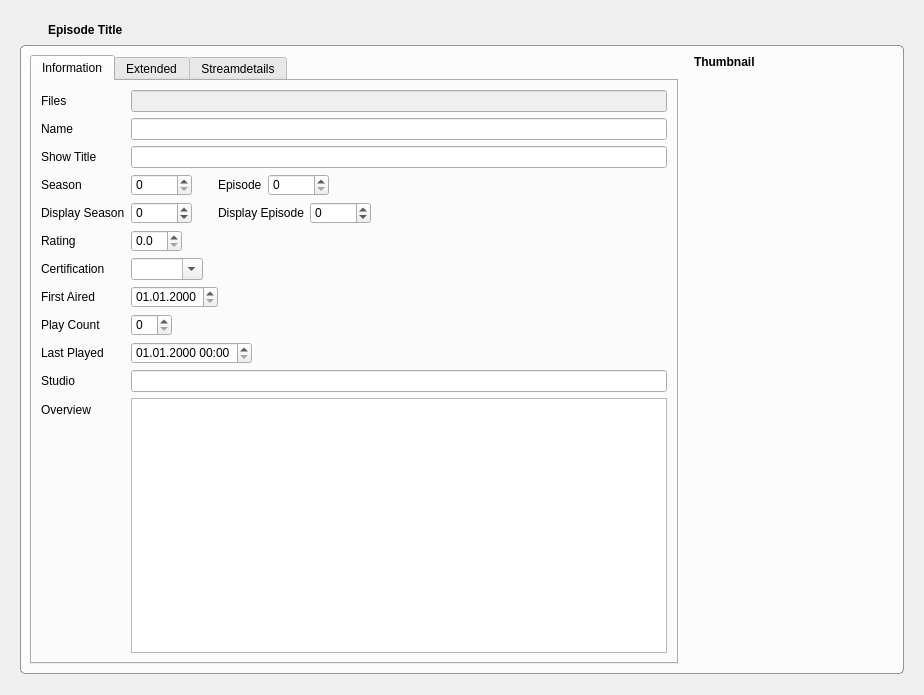
<?xml version="1.0" encoding="UTF-8"?>
<ui version="4.0">
 <class>TvShowWidgetEpisode</class>
 <widget class="QWidget" name="TvShowWidgetEpisode">
  <property name="geometry">
   <rect>
    <x>0</x>
    <y>0</y>
    <width>924</width>
    <height>695</height>
   </rect>
  </property>
  <property name="windowTitle">
   <string>Form</string>
  </property>
  <layout class="QVBoxLayout" name="verticalLayout" stretch="0,1">
   <property name="spacing">
    <number>5</number>
   </property>
   <property name="leftMargin">
    <number>20</number>
   </property>
   <property name="topMargin">
    <number>20</number>
   </property>
   <property name="rightMargin">
    <number>20</number>
   </property>
   <property name="bottomMargin">
    <number>21</number>
   </property>
   <item>
    <layout class="QHBoxLayout" name="horizontalLayout_3">
     <item>
      <widget class="QToolButton" name="buttonRevert">
       <property name="cursor">
        <cursorShape>PointingHandCursor</cursorShape>
       </property>
       <property name="toolTip">
        <string>Episode has changed. Click to revert changes.</string>
       </property>
       <property name="styleSheet">
        <string notr="true">QToolButton {
	border: none;
}</string>
       </property>
       <property name="text">
        <string/>
       </property>
       <property name="icon">
        <iconset resource="../MediaElch.qrc">
         <normaloff>:/img/arrow_circle_left.png</normaloff>:/img/arrow_circle_left.png</iconset>
       </property>
      </widget>
     </item>
     <item>
      <widget class="QLabel" name="episodeName">
       <property name="font">
        <font>
         <weight>75</weight>
         <bold>true</bold>
        </font>
       </property>
       <property name="text">
        <string>Episode Title</string>
       </property>
       <property name="indent">
        <number>4</number>
       </property>
      </widget>
     </item>
     <item>
      <spacer name="horizontalSpacer_3">
       <property name="orientation">
        <enum>Qt::Horizontal</enum>
       </property>
       <property name="sizeHint" stdset="0">
        <size>
         <width>40</width>
         <height>20</height>
        </size>
       </property>
      </spacer>
     </item>
     <item>
      <widget class="MediaFlags" name="mediaFlags" native="true"/>
     </item>
    </layout>
   </item>
   <item>
    <widget class="QGroupBox" name="groupBox_3">
     <property name="styleSheet">
      <string notr="true">QGroupBox {
	border: 1px solid rgba(0, 0, 0, 100);
	border-radius: 5px;
	background-color: rgba(255, 255, 255, 200);
}</string>
     </property>
     <property name="title">
      <string/>
     </property>
     <layout class="QHBoxLayout" name="horizontalLayout_2">
      <item>
       <widget class="QTabWidget" name="tabWidget">
        <property name="focusPolicy">
         <enum>Qt::NoFocus</enum>
        </property>
        <property name="currentIndex">
         <number>0</number>
        </property>
        <widget class="QWidget" name="tab1">
         <attribute name="title">
          <string>Information</string>
         </attribute>
         <layout class="QVBoxLayout" name="verticalLayout_2">
          <item>
           <layout class="QFormLayout" name="formLayout">
            <property name="fieldGrowthPolicy">
             <enum>QFormLayout::ExpandingFieldsGrow</enum>
            </property>
            <property name="rowWrapPolicy">
             <enum>QFormLayout::WrapLongRows</enum>
            </property>
            <item row="0" column="0">
             <widget class="QLabel" name="label">
              <property name="text">
               <string>Files</string>
              </property>
             </widget>
            </item>
            <item row="0" column="1">
             <widget class="QLineEdit" name="files">
              <property name="enabled">
               <bool>false</bool>
              </property>
             </widget>
            </item>
            <item row="1" column="0">
             <widget class="QLabel" name="label_2">
              <property name="text">
               <string>Name</string>
              </property>
             </widget>
            </item>
            <item row="1" column="1">
             <widget class="QLineEdit" name="name"/>
            </item>
            <item row="2" column="0">
             <widget class="QLabel" name="label_3">
              <property name="text">
               <string>Show Title</string>
              </property>
             </widget>
            </item>
            <item row="2" column="1">
             <widget class="QLineEdit" name="showTitle"/>
            </item>
            <item row="3" column="0">
             <widget class="QLabel" name="label_6">
              <property name="text">
               <string>Season</string>
              </property>
             </widget>
            </item>
            <item row="3" column="1">
             <layout class="QHBoxLayout" name="horizontalLayout_6">
              <item>
               <widget class="QSpinBox" name="season">
                <property name="maximum">
                 <number>99999</number>
                </property>
               </widget>
              </item>
              <item>
               <spacer name="horizontalSpacer_4">
                <property name="orientation">
                 <enum>Qt::Horizontal</enum>
                </property>
                <property name="sizeType">
                 <enum>QSizePolicy::Fixed</enum>
                </property>
                <property name="sizeHint" stdset="0">
                 <size>
                  <width>20</width>
                  <height>20</height>
                 </size>
                </property>
               </spacer>
              </item>
              <item>
               <widget class="QLabel" name="label_7">
                <property name="text">
                 <string>Episode</string>
                </property>
               </widget>
              </item>
              <item>
               <widget class="QSpinBox" name="episode">
                <property name="maximum">
                 <number>99999</number>
                </property>
               </widget>
              </item>
             </layout>
            </item>
            <item row="4" column="0">
             <widget class="QLabel" name="label_13">
              <property name="text">
               <string>Display Season</string>
              </property>
             </widget>
            </item>
            <item row="5" column="0">
             <widget class="QLabel" name="label_4">
              <property name="text">
               <string>Rating</string>
              </property>
             </widget>
            </item>
            <item row="5" column="1">
             <widget class="QDoubleSpinBox" name="rating">
              <property name="decimals">
               <number>1</number>
              </property>
              <property name="maximum">
               <double>10.000000000000000</double>
              </property>
             </widget>
            </item>
            <item row="6" column="0">
             <widget class="QLabel" name="label_8">
              <property name="text">
               <string>Certification</string>
              </property>
             </widget>
            </item>
            <item row="6" column="1">
             <widget class="QComboBox" name="certification">
              <property name="editable">
               <bool>true</bool>
              </property>
              <property name="sizeAdjustPolicy">
               <enum>QComboBox::AdjustToContents</enum>
              </property>
             </widget>
            </item>
            <item row="7" column="0">
             <widget class="QLabel" name="label_5">
              <property name="text">
               <string>First Aired</string>
              </property>
             </widget>
            </item>
            <item row="7" column="1">
             <widget class="QDateEdit" name="firstAired">
              <property name="displayFormat">
               <string>dd.MM.yyyy</string>
              </property>
             </widget>
            </item>
            <item row="8" column="0">
             <widget class="QLabel" name="label_10">
              <property name="text">
               <string>Play Count</string>
              </property>
             </widget>
            </item>
            <item row="8" column="1">
             <widget class="QSpinBox" name="playCount"/>
            </item>
            <item row="9" column="0">
             <widget class="QLabel" name="label_11">
              <property name="text">
               <string>Last Played</string>
              </property>
             </widget>
            </item>
            <item row="9" column="1">
             <widget class="QDateTimeEdit" name="lastPlayed">
              <property name="displayFormat">
               <string>dd.MM.yyyy HH:mm</string>
              </property>
             </widget>
            </item>
            <item row="10" column="0">
             <widget class="QLabel" name="label_9">
              <property name="text">
               <string>Studio</string>
              </property>
             </widget>
            </item>
            <item row="10" column="1">
             <widget class="QLineEdit" name="studio"/>
            </item>
            <item row="11" column="0">
             <widget class="QLabel" name="label_15">
              <property name="text">
               <string>Overview</string>
              </property>
             </widget>
            </item>
            <item row="11" column="1">
             <widget class="QTextEdit" name="overview"/>
            </item>
            <item row="4" column="1">
             <layout class="QHBoxLayout" name="horizontalLayout_7">
              <item>
               <widget class="QSpinBox" name="displaySeason">
                <property name="minimum">
                 <number>-1</number>
                </property>
                <property name="maximum">
                 <number>99999</number>
                </property>
               </widget>
              </item>
              <item>
               <spacer name="horizontalSpacer_5">
                <property name="orientation">
                 <enum>Qt::Horizontal</enum>
                </property>
                <property name="sizeType">
                 <enum>QSizePolicy::Fixed</enum>
                </property>
                <property name="sizeHint" stdset="0">
                 <size>
                  <width>20</width>
                  <height>20</height>
                 </size>
                </property>
               </spacer>
              </item>
              <item>
               <widget class="QLabel" name="label_12">
                <property name="text">
                 <string>Display Episode</string>
                </property>
               </widget>
              </item>
              <item>
               <widget class="QSpinBox" name="displayEpisode">
                <property name="minimum">
                 <number>-1</number>
                </property>
                <property name="maximum">
                 <number>99999</number>
                </property>
               </widget>
              </item>
             </layout>
            </item>
           </layout>
          </item>
         </layout>
        </widget>
        <widget class="QWidget" name="tab">
         <attribute name="title">
          <string>Extended</string>
         </attribute>
         <layout class="QVBoxLayout" name="verticalLayout_5">
          <item>
           <layout class="QFormLayout" name="formLayout_2">
            <property name="fieldGrowthPolicy">
             <enum>QFormLayout::ExpandingFieldsGrow</enum>
            </property>
            <property name="rowWrapPolicy">
             <enum>QFormLayout::WrapLongRows</enum>
            </property>
            <item row="1" column="0">
             <widget class="QLabel" name="label_17">
              <property name="text">
               <string>Directors</string>
              </property>
             </widget>
            </item>
            <item row="1" column="1">
             <layout class="QHBoxLayout" name="horizontalLayout_5" stretch="1,0,0">
              <item>
               <widget class="QTableWidget" name="directors">
                <property name="maximumSize">
                 <size>
                  <width>300</width>
                  <height>100</height>
                 </size>
                </property>
                <property name="editTriggers">
                 <set>QAbstractItemView::DoubleClicked</set>
                </property>
                <property name="showGrid">
                 <bool>false</bool>
                </property>
                <attribute name="horizontalHeaderVisible">
                 <bool>false</bool>
                </attribute>
                <attribute name="horizontalHeaderStretchLastSection">
                 <bool>true</bool>
                </attribute>
                <attribute name="verticalHeaderVisible">
                 <bool>false</bool>
                </attribute>
                <column>
                 <property name="text">
                  <string>Studio</string>
                 </property>
                </column>
               </widget>
              </item>
              <item>
               <layout class="QVBoxLayout" name="verticalLayout_7">
                <item>
                 <widget class="QPushButton" name="buttonAddDirector">
                  <property name="toolTip">
                   <string>Add Director</string>
                  </property>
                  <property name="text">
                   <string/>
                  </property>
                  <property name="icon">
                   <iconset resource="../MediaElch.qrc">
                    <normaloff>:/img/plus.png</normaloff>:/img/plus.png</iconset>
                  </property>
                 </widget>
                </item>
                <item>
                 <widget class="QPushButton" name="buttonRemoveDirector">
                  <property name="toolTip">
                   <string>Remove Director</string>
                  </property>
                  <property name="text">
                   <string/>
                  </property>
                  <property name="icon">
                   <iconset resource="../MediaElch.qrc">
                    <normaloff>:/img/minus.png</normaloff>:/img/minus.png</iconset>
                  </property>
                 </widget>
                </item>
                <item>
                 <spacer name="verticalSpacer_3">
                  <property name="orientation">
                   <enum>Qt::Vertical</enum>
                  </property>
                  <property name="sizeHint" stdset="0">
                   <size>
                    <width>20</width>
                    <height>40</height>
                   </size>
                  </property>
                 </spacer>
                </item>
               </layout>
              </item>
              <item>
               <spacer name="horizontalSpacer_2">
                <property name="orientation">
                 <enum>Qt::Horizontal</enum>
                </property>
                <property name="sizeHint" stdset="0">
                 <size>
                  <width>40</width>
                  <height>20</height>
                 </size>
                </property>
               </spacer>
              </item>
             </layout>
            </item>
            <item row="0" column="0">
             <widget class="QLabel" name="label_18">
              <property name="text">
               <string>Writers</string>
              </property>
             </widget>
            </item>
            <item row="0" column="1">
             <layout class="QHBoxLayout" name="horizontalLayout_4" stretch="1,0,0">
              <item>
               <widget class="QTableWidget" name="writers">
                <property name="maximumSize">
                 <size>
                  <width>300</width>
                  <height>100</height>
                 </size>
                </property>
                <property name="editTriggers">
                 <set>QAbstractItemView::DoubleClicked</set>
                </property>
                <property name="showGrid">
                 <bool>false</bool>
                </property>
                <attribute name="horizontalHeaderVisible">
                 <bool>false</bool>
                </attribute>
                <attribute name="horizontalHeaderStretchLastSection">
                 <bool>true</bool>
                </attribute>
                <attribute name="verticalHeaderVisible">
                 <bool>false</bool>
                </attribute>
                <column>
                 <property name="text">
                  <string>Genre</string>
                 </property>
                </column>
               </widget>
              </item>
              <item>
               <layout class="QVBoxLayout" name="verticalLayout_3">
                <item>
                 <widget class="QPushButton" name="buttonAddWriter">
                  <property name="toolTip">
                   <string>Add Writer</string>
                  </property>
                  <property name="text">
                   <string/>
                  </property>
                  <property name="icon">
                   <iconset resource="../MediaElch.qrc">
                    <normaloff>:/img/plus.png</normaloff>:/img/plus.png</iconset>
                  </property>
                 </widget>
                </item>
                <item>
                 <widget class="QPushButton" name="buttonRemoveWriter">
                  <property name="toolTip">
                   <string>Remove Writer</string>
                  </property>
                  <property name="text">
                   <string/>
                  </property>
                  <property name="icon">
                   <iconset resource="../MediaElch.qrc">
                    <normaloff>:/img/minus.png</normaloff>:/img/minus.png</iconset>
                  </property>
                 </widget>
                </item>
                <item>
                 <spacer name="verticalSpacer_2">
                  <property name="orientation">
                   <enum>Qt::Vertical</enum>
                  </property>
                  <property name="sizeHint" stdset="0">
                   <size>
                    <width>20</width>
                    <height>40</height>
                   </size>
                  </property>
                 </spacer>
                </item>
               </layout>
              </item>
              <item>
               <spacer name="horizontalSpacer">
                <property name="orientation">
                 <enum>Qt::Horizontal</enum>
                </property>
                <property name="sizeHint" stdset="0">
                 <size>
                  <width>40</width>
                  <height>20</height>
                 </size>
                </property>
               </spacer>
              </item>
             </layout>
            </item>
           </layout>
          </item>
         </layout>
        </widget>
        <widget class="QWidget" name="tab_2">
         <attribute name="title">
          <string>Streamdetails</string>
         </attribute>
         <layout class="QVBoxLayout" name="verticalLayout_6">
          <item>
           <layout class="QGridLayout" name="streamDetails">
            <item row="3" column="0">
             <widget class="QLabel" name="label_29">
              <property name="text">
               <string>Aspect Ratio</string>
              </property>
             </widget>
            </item>
            <item row="4" column="0">
             <widget class="QLabel" name="label_32">
              <property name="text">
               <string>Scantype</string>
              </property>
             </widget>
            </item>
            <item row="1" column="1">
             <widget class="QLineEdit" name="videoCodec">
              <property name="maximumSize">
               <size>
                <width>100</width>
                <height>16777215</height>
               </size>
              </property>
             </widget>
            </item>
            <item row="2" column="0">
             <widget class="QLabel" name="label_28">
              <property name="text">
               <string>Resolution</string>
              </property>
             </widget>
            </item>
            <item row="1" column="0">
             <widget class="QLabel" name="label_31">
              <property name="text">
               <string>Codec</string>
              </property>
             </widget>
            </item>
            <item row="3" column="1">
             <widget class="QDoubleSpinBox" name="videoAspectRatio">
              <property name="maximumSize">
               <size>
                <width>100</width>
                <height>16777215</height>
               </size>
              </property>
              <property name="buttonSymbols">
               <enum>QAbstractSpinBox::NoButtons</enum>
              </property>
              <property name="decimals">
               <number>3</number>
              </property>
             </widget>
            </item>
            <item row="2" column="1">
             <layout class="QHBoxLayout" name="horizontalLayout_16">
              <item>
               <widget class="QSpinBox" name="videoWidth">
                <property name="buttonSymbols">
                 <enum>QAbstractSpinBox::NoButtons</enum>
                </property>
                <property name="maximum">
                 <number>9999</number>
                </property>
               </widget>
              </item>
              <item>
               <widget class="QLabel" name="label_30">
                <property name="text">
                 <string>x</string>
                </property>
               </widget>
              </item>
              <item>
               <widget class="QSpinBox" name="videoHeight">
                <property name="buttonSymbols">
                 <enum>QAbstractSpinBox::NoButtons</enum>
                </property>
                <property name="maximum">
                 <number>99999</number>
                </property>
               </widget>
              </item>
              <item>
               <spacer name="horizontalSpacer_10">
                <property name="orientation">
                 <enum>Qt::Horizontal</enum>
                </property>
                <property name="sizeHint" stdset="0">
                 <size>
                  <width>40</width>
                  <height>20</height>
                 </size>
                </property>
               </spacer>
              </item>
             </layout>
            </item>
            <item row="6" column="0">
             <widget class="QLabel" name="labelStreamDetailsAudio">
              <property name="font">
               <font>
                <weight>75</weight>
                <bold>true</bold>
               </font>
              </property>
              <property name="text">
               <string>Audio</string>
              </property>
             </widget>
            </item>
            <item row="0" column="0">
             <widget class="QLabel" name="label_27">
              <property name="font">
               <font>
                <weight>75</weight>
                <bold>true</bold>
               </font>
              </property>
              <property name="text">
               <string>Video</string>
              </property>
             </widget>
            </item>
            <item row="4" column="1">
             <widget class="QLineEdit" name="videoScantype">
              <property name="maximumSize">
               <size>
                <width>200</width>
                <height>16777215</height>
               </size>
              </property>
             </widget>
            </item>
            <item row="5" column="0">
             <widget class="QLabel" name="label_33">
              <property name="text">
               <string>Duration</string>
              </property>
             </widget>
            </item>
            <item row="5" column="1">
             <widget class="QTimeEdit" name="videoDuration">
              <property name="maximumSize">
               <size>
                <width>200</width>
                <height>16777215</height>
               </size>
              </property>
              <property name="buttonSymbols">
               <enum>QAbstractSpinBox::NoButtons</enum>
              </property>
              <property name="displayFormat">
               <string>HH:mm:ss</string>
              </property>
             </widget>
            </item>
           </layout>
          </item>
          <item>
           <layout class="QHBoxLayout" name="horizontalLayout_17">
            <item>
             <widget class="QPushButton" name="buttonReloadStreamDetails">
              <property name="text">
               <string>Reload from File</string>
              </property>
              <property name="icon">
               <iconset resource="../MediaElch.qrc">
                <normaloff>:/img/arrow_circle_right.png</normaloff>:/img/arrow_circle_right.png</iconset>
              </property>
             </widget>
            </item>
            <item>
             <spacer name="horizontalSpacer_9">
              <property name="orientation">
               <enum>Qt::Horizontal</enum>
              </property>
              <property name="sizeHint" stdset="0">
               <size>
                <width>40</width>
                <height>20</height>
               </size>
              </property>
             </spacer>
            </item>
           </layout>
          </item>
          <item>
           <spacer name="verticalSpacer_8">
            <property name="orientation">
             <enum>Qt::Vertical</enum>
            </property>
            <property name="sizeHint" stdset="0">
             <size>
              <width>20</width>
              <height>278</height>
             </size>
            </property>
           </spacer>
          </item>
         </layout>
        </widget>
       </widget>
      </item>
      <item>
       <layout class="QVBoxLayout" name="verticalLayout_4">
        <property name="leftMargin">
         <number>10</number>
        </property>
        <property name="topMargin">
         <number>0</number>
        </property>
        <item>
         <widget class="QLabel" name="label_14">
          <property name="font">
           <font>
            <weight>75</weight>
            <bold>true</bold>
           </font>
          </property>
          <property name="text">
           <string>Thumbnail</string>
          </property>
         </widget>
        </item>
        <item>
         <widget class="ClosableImage" name="thumbnail">
          <property name="minimumSize">
           <size>
            <width>200</width>
            <height>132</height>
           </size>
          </property>
          <property name="maximumSize">
           <size>
            <width>200</width>
            <height>132</height>
           </size>
          </property>
          <property name="cursor">
           <cursorShape>PointingHandCursor</cursorShape>
          </property>
          <property name="toolTip">
           <string>Click to Change</string>
          </property>
          <property name="text">
           <string/>
          </property>
          <property name="pixmap">
           <pixmap resource="../MediaElch.qrc">:/img/pictures_alt.png</pixmap>
          </property>
          <property name="alignment">
           <set>Qt::AlignCenter</set>
          </property>
          <property name="clickable" stdset="0">
           <bool>true</bool>
          </property>
          <property name="myFixedHeight" stdset="0">
           <number>132</number>
          </property>
         </widget>
        </item>
        <item>
         <spacer name="verticalSpacer">
          <property name="orientation">
           <enum>Qt::Vertical</enum>
          </property>
          <property name="sizeHint" stdset="0">
           <size>
            <width>20</width>
            <height>40</height>
           </size>
          </property>
         </spacer>
        </item>
       </layout>
      </item>
     </layout>
    </widget>
   </item>
  </layout>
 </widget>
 <customwidgets>
  <customwidget>
   <class>MediaFlags</class>
   <extends>QWidget</extends>
   <header>smallWidgets/MediaFlags.h</header>
   <container>1</container>
  </customwidget>
  <customwidget>
   <class>ClosableImage</class>
   <extends>QLabel</extends>
   <header>smallWidgets/ClosableImage.h</header>
  </customwidget>
 </customwidgets>
 <resources>
  <include location="../MediaElch.qrc"/>
 </resources>
 <connections/>
</ui>
